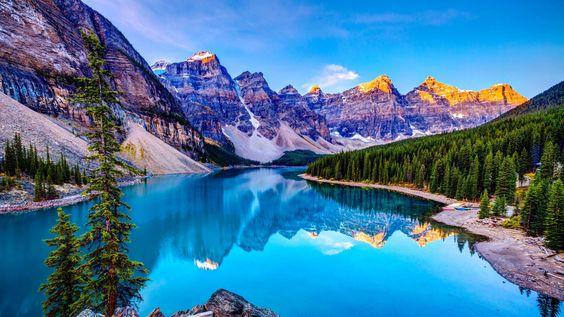
#> input picture Image to Sketch/01.jpg, 564 x 317 px
$ jupyter execute 'Pencil Sketche.ipynb'
#> lines starting #> are read from the running program, lines starting #| are printed output that depends on the picture
# LetsGrowMore :- Data Science Intern

# Beginner Level Task 04 - Image to Pencil Sketch with Python

# Name - Padale Tejas Chandrakant

**Importing Libraries**

[cell 1]
import cv2
import matplotlib.pyplot as plt
plt.style.use('seaborn')

**Reading Image**

[cell 2]
img = cv2.imread("01.jpg")
#> img is the input picture: shape (317, 564, 3); mean B, G, R 156.2, 119, 67.4
img = cv2.cvtColor(img,cv2.COLOR_BGR2RGB)
plt.figure(figsize=(8,8))
plt.imshow(img)
plt.axis("off")
plt.title("Original Image")
plt.show()

**Convert To a Grayscale Image**

[cell 3]
img_gray = cv2.cvtColor(img, cv2.COLOR_BGR2GRAY)
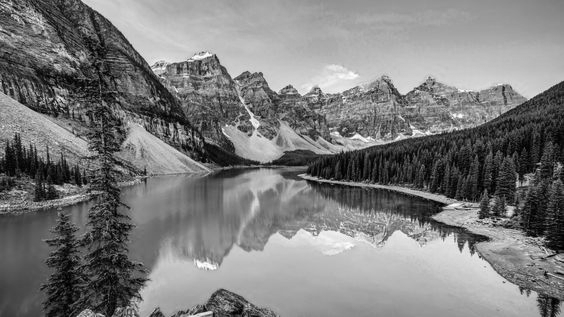
#> img_gray: shape (317, 564); min 0, max 254, mean 124.3
plt.figure(figsize=(8,8))
plt.imshow(img_gray,cmap="gray")
plt.axis("off")
plt.title("GrayScale Image")
plt.show()

**Inverting the Image**

[cell 4]
img_invert = cv2.bitwise_not(img_gray)
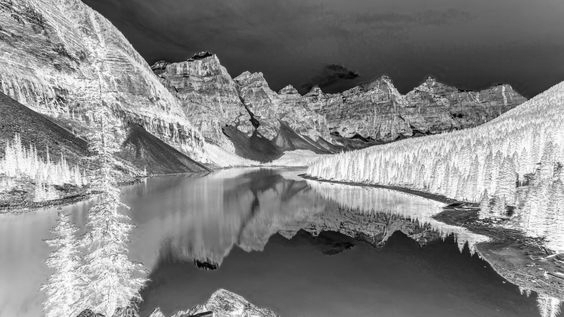
#> img_invert: shape (317, 564); min 1, max 255, mean 130.7
plt.figure(figsize=(8,8))
plt.imshow(img_invert,cmap="gray")
plt.axis("off")
plt.title("Inverted Image")
plt.show()

**smoothing the image**

[cell 5]
img_smoothing = cv2.GaussianBlur(img_invert, (21, 21),sigmaX=0, sigmaY=0)
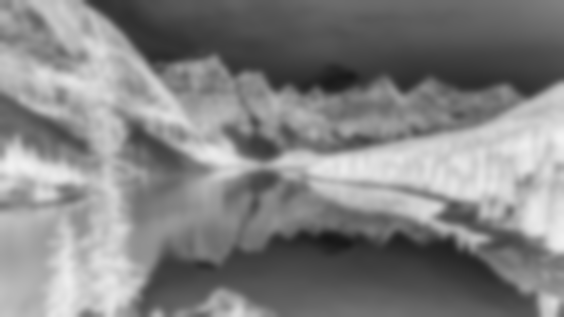
#> img_smoothing: shape (317, 564); min 23, max 242, mean 130.7
plt.figure(figsize=(8,8))
plt.imshow(img_smoothing,cmap="gray")
plt.axis("off")
plt.title("Smoothen Image")
plt.show()

**Image To Pencil Sketche**

[cell 6]
final = cv2.divide(img_gray, 255 - img_smoothing, scale=225)
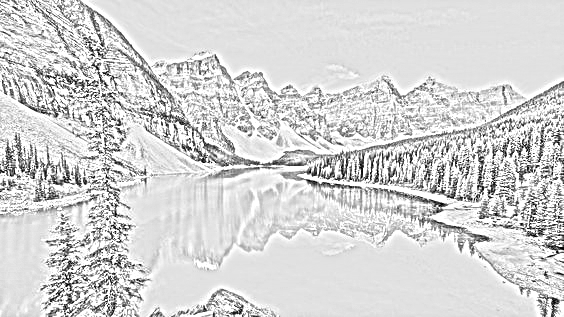
#> final: shape (317, 564); min 0, max 255, mean 211.8
plt.figure(figsize=(10,10))
plt.imshow(final,cmap="gray")
plt.axis("off")
plt.title("Final Sketch Image")
plt.show()
